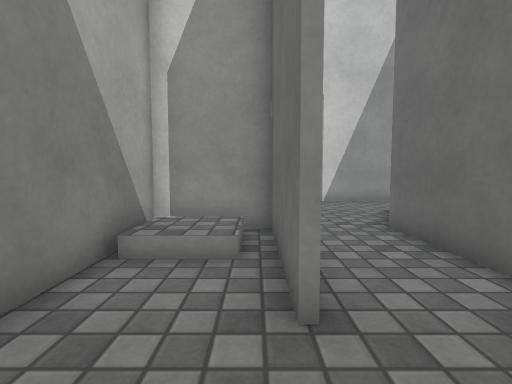
view 1 (above)

24 first-person views from a walk through a 3-D level made in the Unity game engine. The camera is 0.72 m above the floor, tilts 4° down and sees 85° across. The floor is counted in squares, 0.5 m on a side. Each view is taken from the middle of a square. On the plan, view 1 faces up. The plan holds only what a view shows up to about 14 squares ahead; the rest is blank. The place goes on beyond the plan. The player is left out. Surface patterns are stand-ins for the level's own textures.

view 2
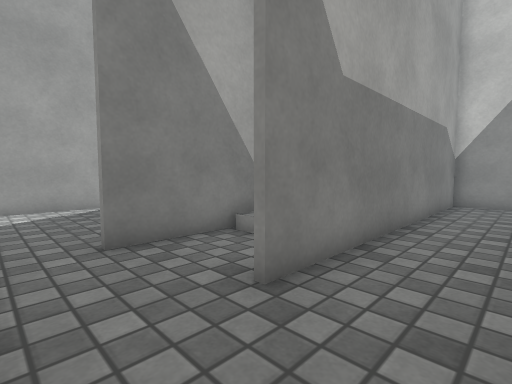

view 3
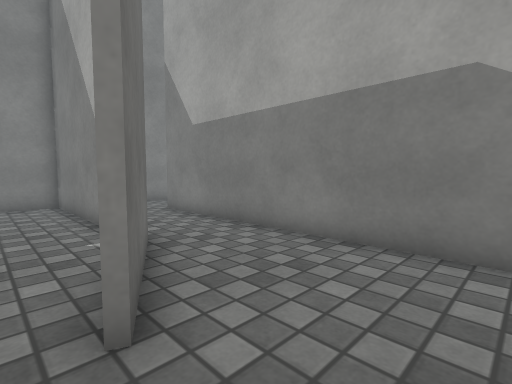

view 4
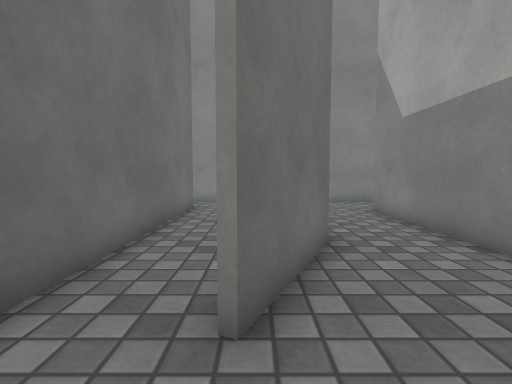

view 5
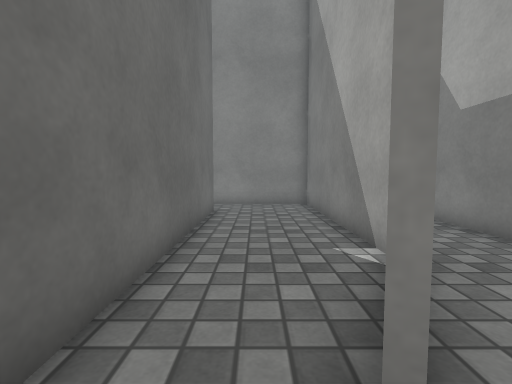

view 6
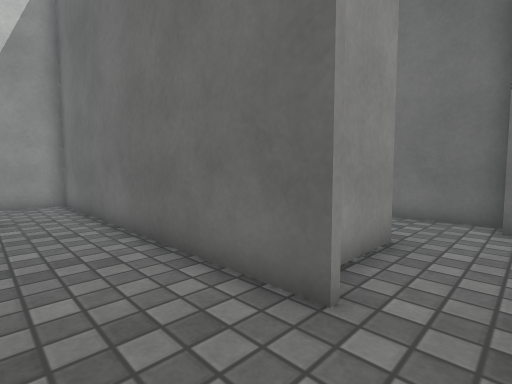

view 7
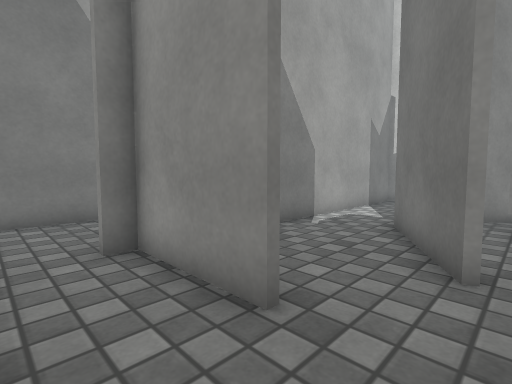

view 8
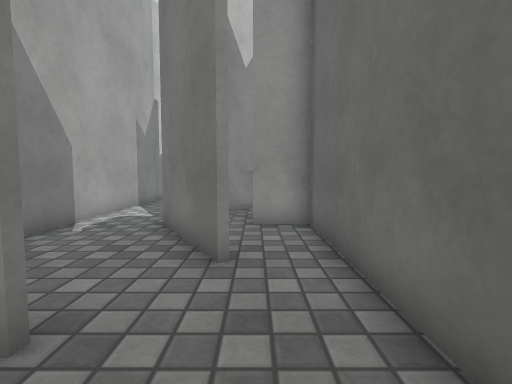

view 9
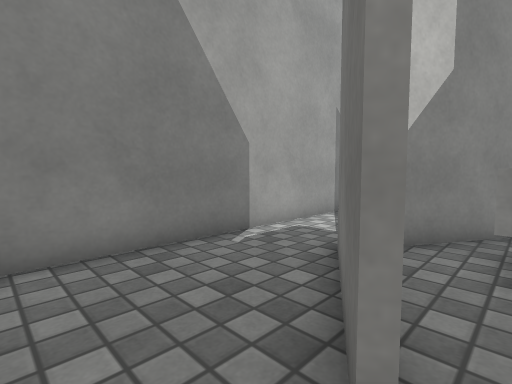

view 10
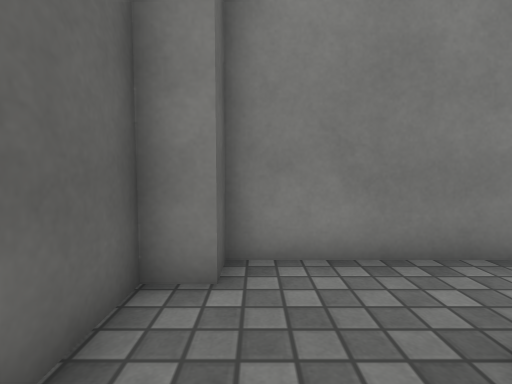

view 11
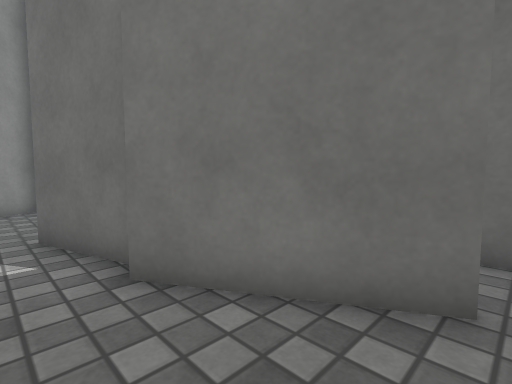

view 12
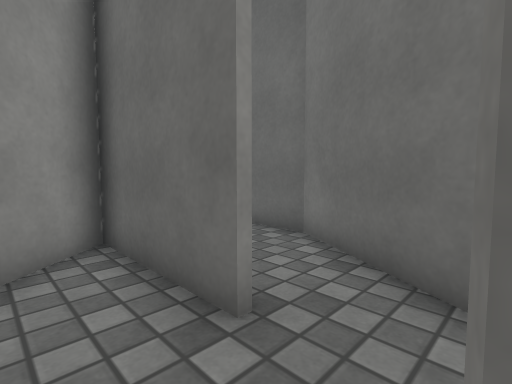

view 13
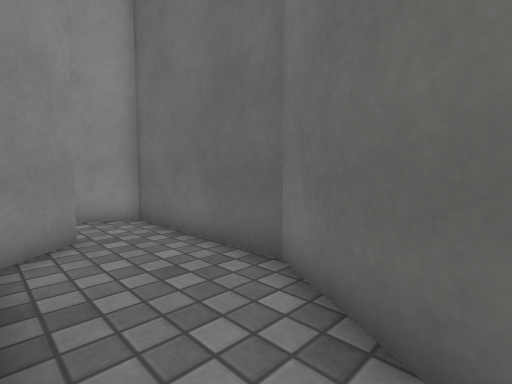

view 14
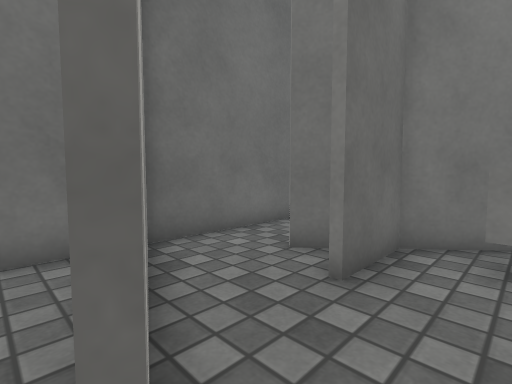

view 15
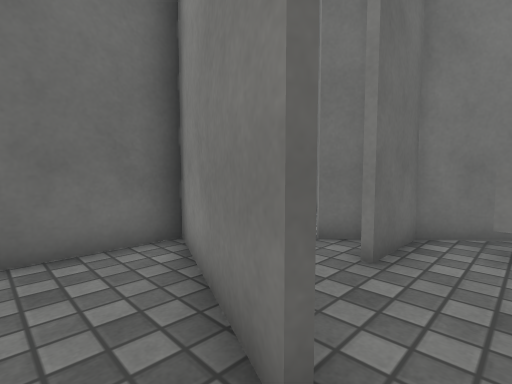

view 16
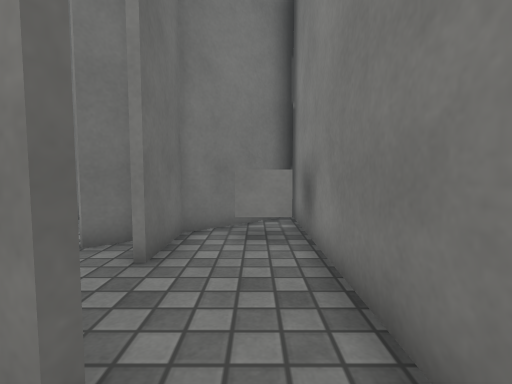

view 17
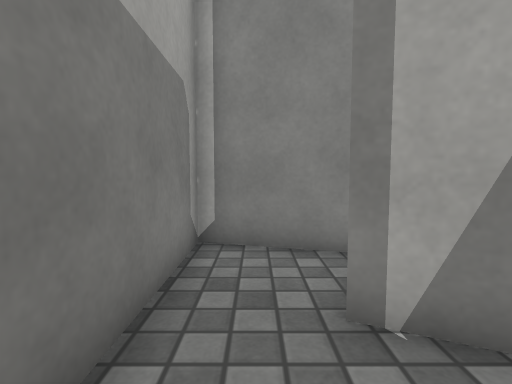

view 18
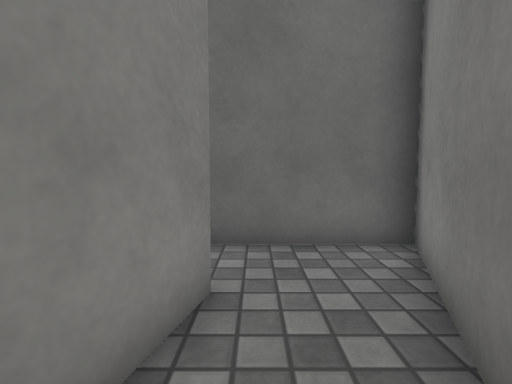

view 19
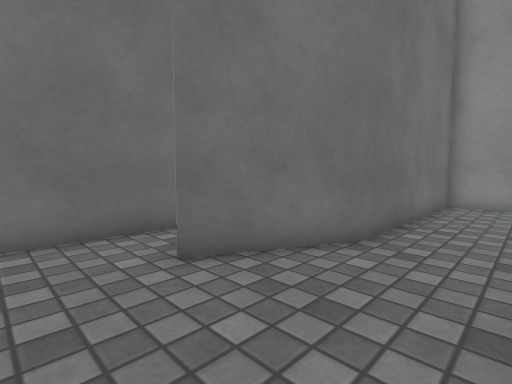

view 20
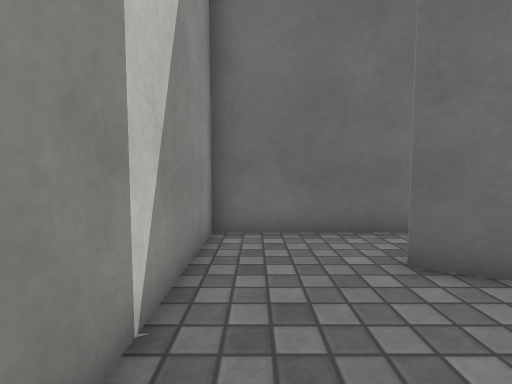

view 21
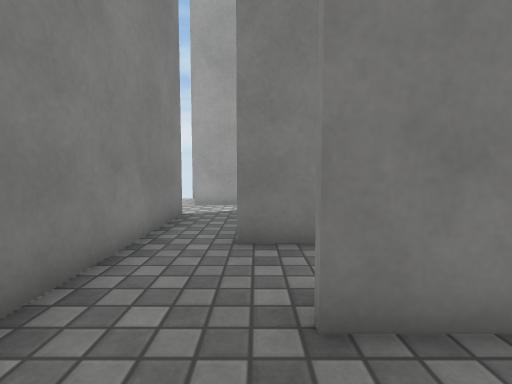

view 22
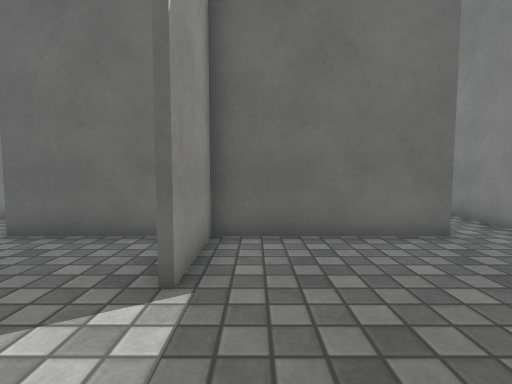

view 23
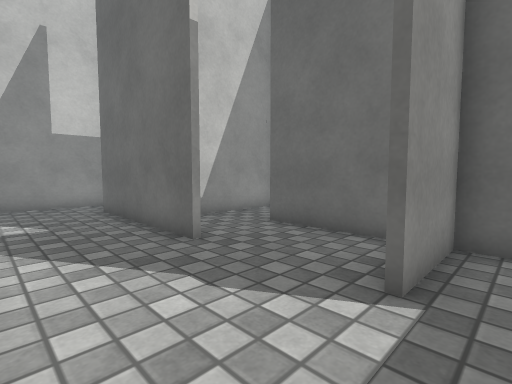

view 24
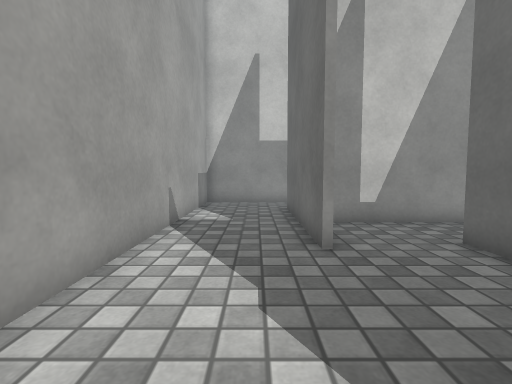

### Floor plan
Key: @ floor where view 1 was taken; # wall or solid block; . main floor; : floor 0.2 m higher than the main floor; O other object.
Columns run from 10 left of view 1 to 15 right of it. Each row starts with its distance up from view 1.
 26                   ##
 25                   #####..#
 24                   #......#
 23                   #.##...#
 22                   #..###.#
 21                   #....###
 20 ######            #......#
 19 #.....            #..##..#
 18 #....             #O.##..#
 17 #...#             #O##...#
 16 #...#             ##.#...#
 15 #...#             #..#...#
 14 #...###############..#..##
 13 #...#.....#.......#....##
 12 #...#.... #.......#....#
 11 #......#  #.......#.#.##
 10 #......#  #....#..#.###OO
  9 #......#  #...##..#..#.OO
  8  ......#  #...#...#..#.###
  7   ...######...#...#..#...#
  6  . ....#::#...#...#..##..#
  5    ....#::#...#...#...#..#
  4    ....#..#...#...#......#
  3  ......#..#...#...#......#
  2  ......#......#...####...#
  1 #.............#..........#
  0 #.........@...#.........##
 -1 #.. #####################

Where each view was taken, in squares from view 1:
view 1: 0 up, 0 right, facing up
view 2: 0 up, 3 right, facing up-left
view 3: 13 up, 6 right, facing down-left
view 4: 13 up, 5 right, facing down
view 5: 12 up, 6 right, facing down
view 6: 0 up, 5 right, facing up-right
view 7: 0 up, 13 right, facing up-left
view 8: 0 up, 13 right, facing up
view 9: 3 up, 13 right, facing up-left
view 10: 4 up, 13 right, facing down
view 11: 4 up, 9 right, facing up-right
view 12: 11 up, 9 right, facing up-right
view 13: 12 up, 11 right, facing up-right
view 14: 23 up, 9 right, facing down-right
view 15: 24 up, 9 right, facing down-right
view 16: 24 up, 9 right, facing down
view 17: 20 up, 9 right, facing up
view 18: 24 up, 9 right, facing right
view 19: 13 up, 1 right, facing down-right
view 20: 13 up, 1 right, facing right
view 21: 2 up, 3 right, facing left
view 22: 6 up, 9 left, facing right
view 23: 6 up, 9 left, facing up-right
view 24: 6 up, 7 left, facing up
